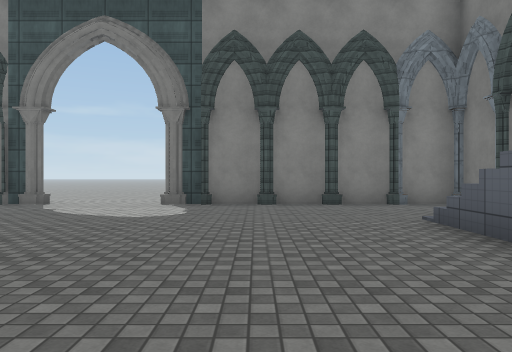
[1] (above)

24 first-person views from a walk through a scene from a Unity 3-D project. The camera is 1.3 m above the floor, looks level and sees 70° across. The floor is counted in squares, 2 m on a side. Each view is taken from the middle of a square. On the plan, view 1 faces up. The plan holds only what a view shows up to about 11 squares ahead; the rest is blank. The place goes on beyond the plan. The player is left out. Surface patterns are stand-ins for the level's own textures.

[2]
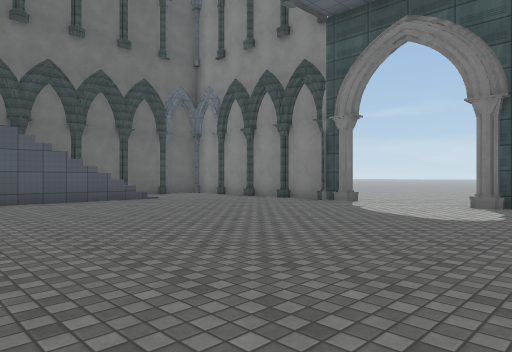

[3]
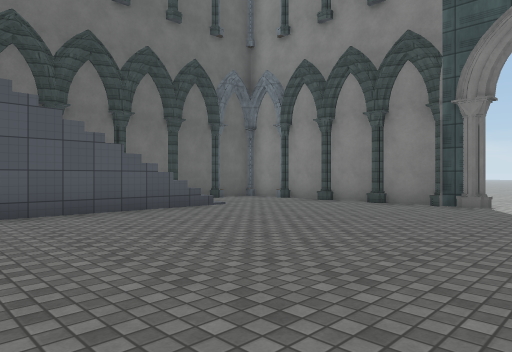

[4]
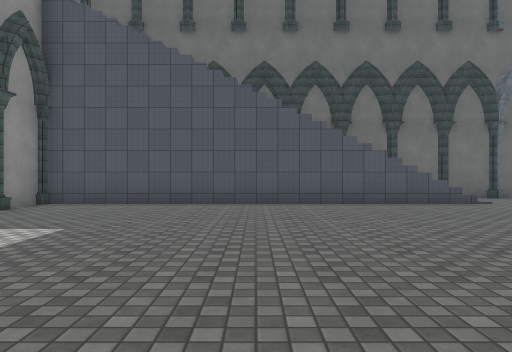

[5]
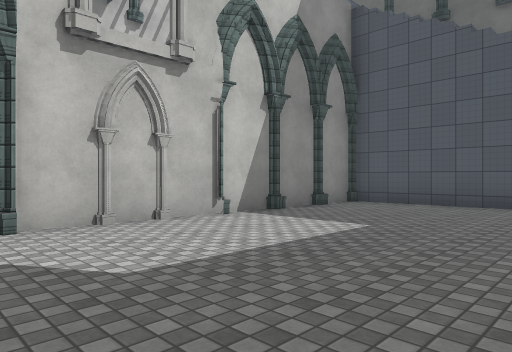

[6]
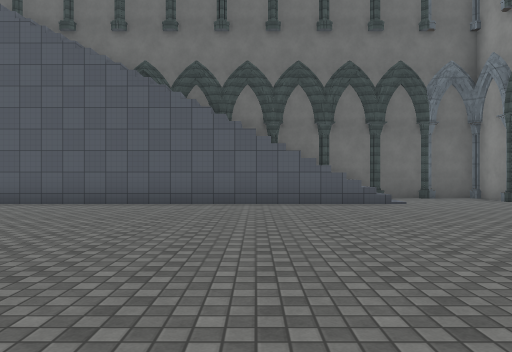

[7]
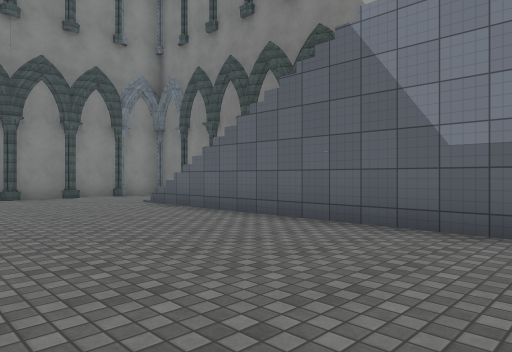

[8]
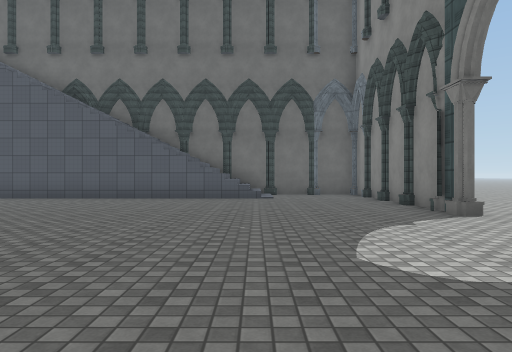

[9]
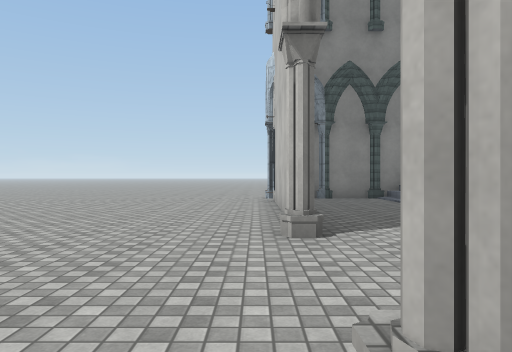

[10]
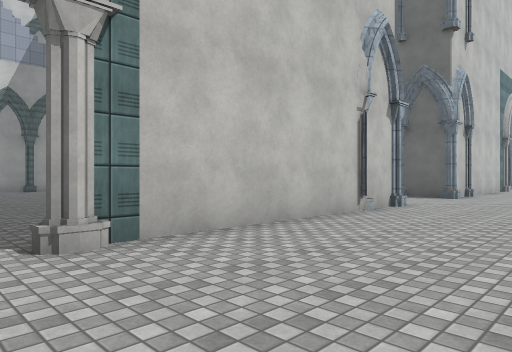

[11]
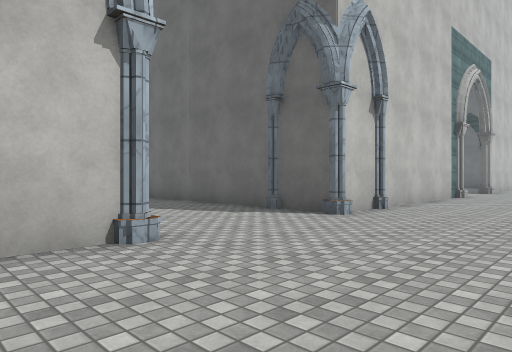

[12]
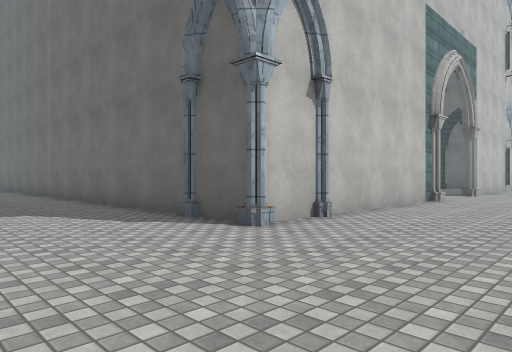

[13]
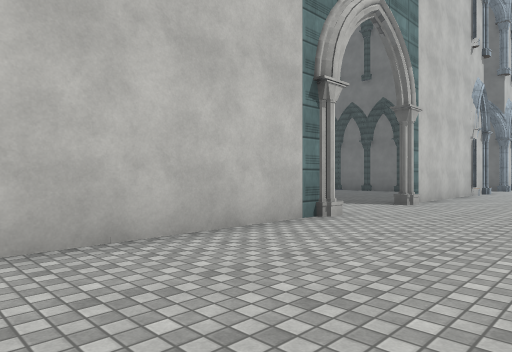

[14]
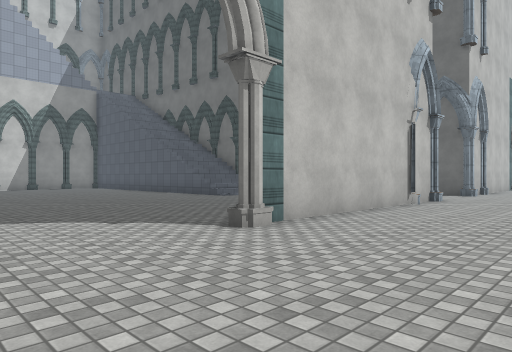

[15]
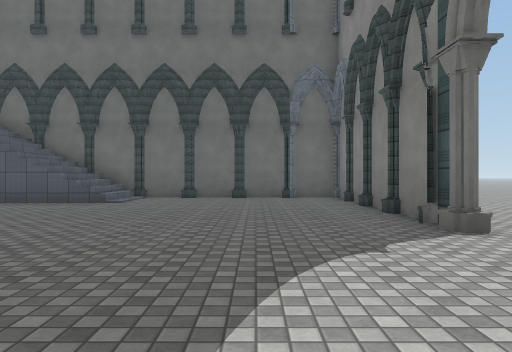

[16]
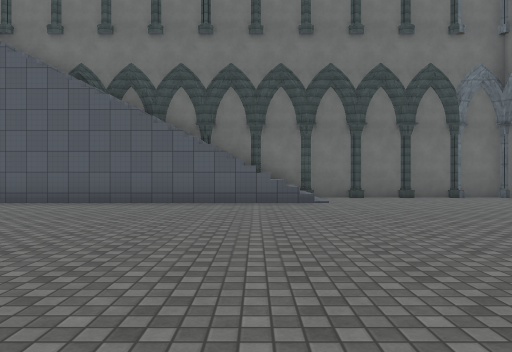

[17]
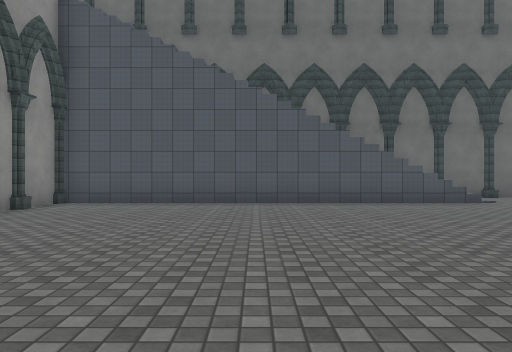

[18]
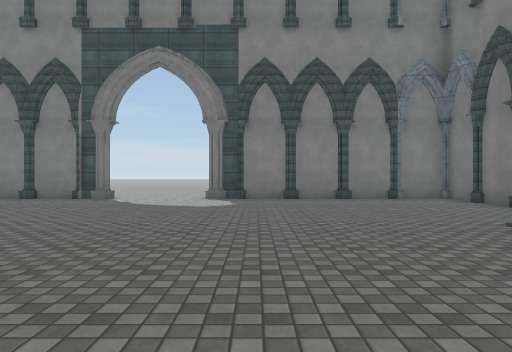

[19]
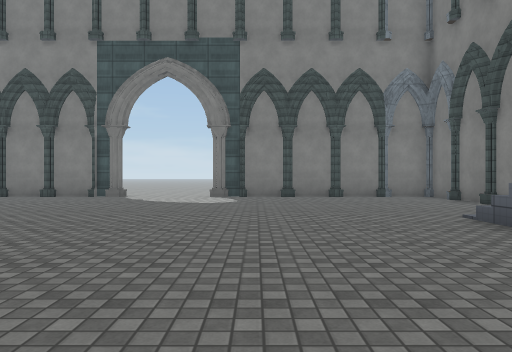

[20]
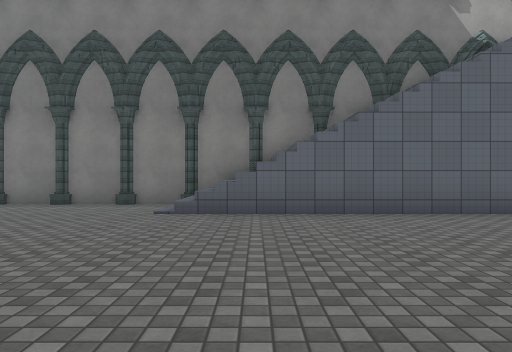

[21]
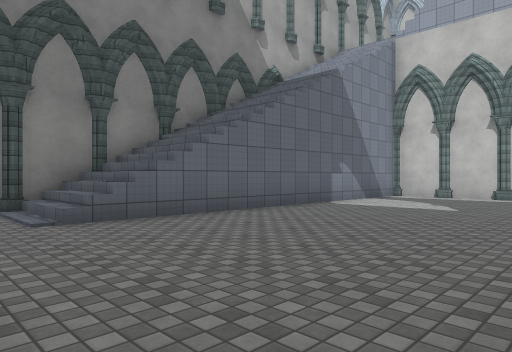

[22]
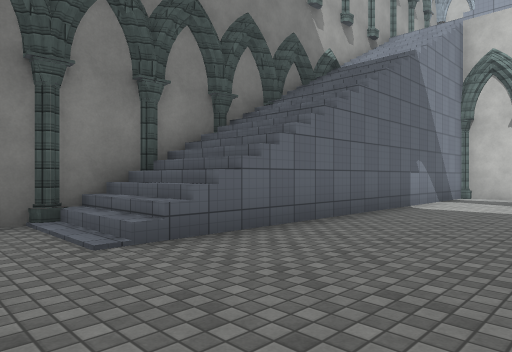

[23]
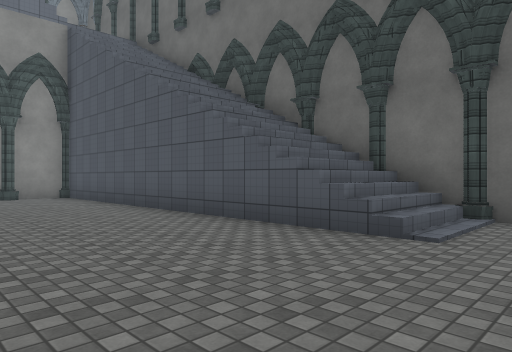

[24]
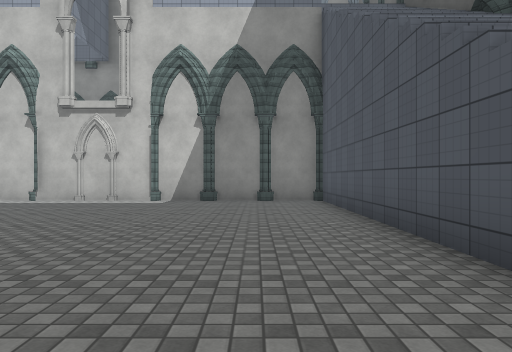

### Floor plan
Key: @ floor where view 1 was taken; # wall or solid block; . floor; / step, stairs or slope.
Columns run from 34 left of view 1 to 4 right of it. Each row starts with its distance up from view 1.
 12     ..   .... .... ....... ............
 11     ...................................
 10 .......................................
  9 .......................................
  8   #######...########..########..#######
  7   #................#..#................
  6   #................#..#................
  5   #................#..# /............//
  4   #................#..# /............/
  3   #................#. # /............/
  2   #//............//#. # /............/
  1   #//............//#. # /............/
  0   #//............//#. # /.........@../
 -1   #//............//#. # /............/
 -2   #//............//#    /............
 -3   #//............//#  # /...........
 -4   #//............//   # /........
 -5   #//............//   # /////////
 -6   #//............//   #
 -7   #//............//
 -8   #  ////   /////
 -9   #

Where each view was taken, in squares from view 1:
view 1: 0 up, 0 right, facing up
view 2: 0 up, 0 right, facing up-left
view 3: 0 up, 3 left, facing up-left
view 4: 0 up, 1 left, facing left
view 5: 0 up, 1 left, facing down-left
view 6: 2 up, 1 left, facing left
view 7: 3 down, 2 left, facing up-right
view 8: 5 up, 1 right, facing left
view 9: 9 up, 6 left, facing right
view 10: 12 up, 4 left, facing down-left
view 11: 12 up, 10 left, facing down-left
view 12: 12 up, 12 left, facing down-left
view 13: 12 up, 17 left, facing down-left
view 14: 12 up, 22 left, facing down-left
view 15: 6 up, 21 left, facing left
view 16: 1 up, 21 left, facing left
view 17: 3 down, 21 left, facing left
view 18: 2 down, 21 left, facing up
view 19: 3 down, 21 left, facing up
view 20: 1 up, 24 left, facing right
view 21: 4 up, 23 left, facing down-right
view 22: 4 up, 21 left, facing down-right
view 23: 4 up, 26 left, facing down-left
view 24: 2 up, 28 left, facing down
